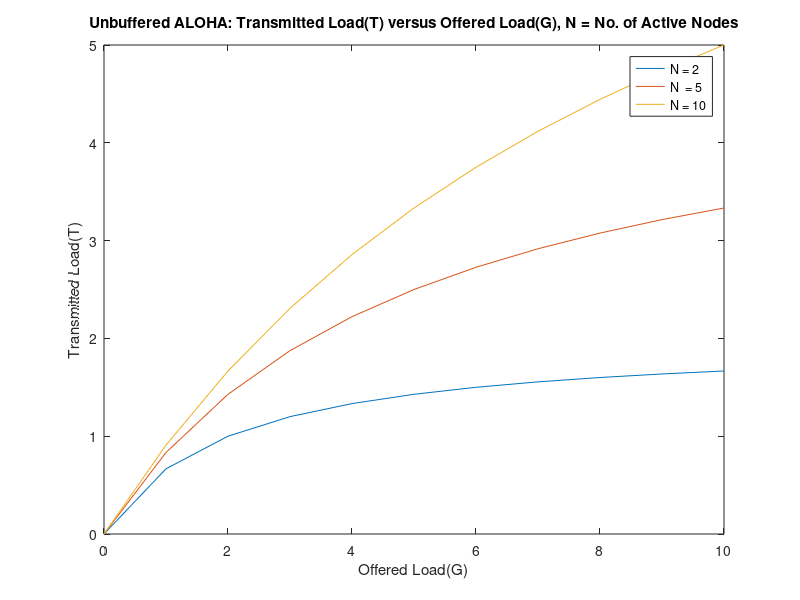

Here is the MATLAB script that generated this plot:
%%========================================================================================================================================================================
%%                  OUTPUT FOR UNBUFFERED ALOHA: ANALYSIS OF THROUGHPUT (S) AND TRANSMITTED LOAD (T) V/S OFFERED LOAD (G) 
%%========================================================================================================================================================================

N = 2;                      %% Number of nodes - needs to be parameterised in the future versions; Concretely ==> N = 2, 5, 10 and INF
T = 0.5;                    %% Initial value
dutyCycle = T/N;            %% Setting some value initially
d = 2;                      %% Packet duration
omega = 10;                 %% Packet generation rate 

S_unbuff_list = [];         %% Array to store the throuput info ====> useful info for later processing

%%================ ARRAYS USED FOR PLOTTING G VERSUS T ============================================================================================================

%%=========================================================================================================================================================================
%%                              FOR 2 ACTIVE NODES
%%=========================================================================================================================================================================
T_history_2 = [];
G_history_2 = [];

for G=0:10                                              %% G is the Offered Load
    
    T = G/(1 + G/N);                                    %% G = T / (1 - dutyCycle)
    G_history_2 = [G_history_2, G];                     %% Transmitted Load ======> Useful for plotting the graph between G and T
    T_history_2 = [T_history_2, T];
    collision1 = 1 - power((1 - dutyCycle), N - 1);     %% probability of type-1 collision
    
    P_t = exp(-omega * d);
    collision2 = 1 - power(P_t, N - 1);                 %% Throughoput for unbuffered ALOHA ===> S_unbuff
    
    S_unbuff_tmp = T*(1 - collision1)*(1 - collision2); %% Calculate this value for different values of the parameters and store it in an array
    S_unbuff_list = [S_unbuff_list, S_unbuff_tmp];      %% Appending the newest value, for plotting purposes
   
end

%%=========================================================================================================================================================================
%%                          FOR 5 ACTIVE NODES
%%=========================================================================================================================================================================
N = 5;
T_history_5 = [];
G_history_5 = [];

for G=0:10                                              %% G is the Offered Load
    
    T = G/(1 + G/N);                                    %% G = T / (1 - dutyCycle)
    G_history_5 = [G_history_5, G];
    T_history_5 = [T_history_5, T];

end
%%=========================================================================================================================================================================
%%                          FOR 10 ACTIVE NODES
%%=========================================================================================================================================================================
N = 10;
T_history_10 = [];
G_history_10 = [];

for G=0:10                                              %% G is the Offered Load
    
    T = G/(1 + G/N); 
    G_history_10 = [G_history_10, G];
    T_history_10 = [T_history_10, T];
    
end
%%=========================================================================================================================================================================
%%                          PLOTTING THE GRAPH
%%=========================================================================================================================================================================
plot(G_history_2, T_history_2, G_history_5, T_history_5, G_history_10, T_history_10);

title('Unbuffered ALOHA: Transmitted Load(T) versus Offered Load(G), N = No. of Active Nodes');
xlabel('Offered Load(G)')                               %% x-axis label; G = Average number of frames generated by the system during one frame transmission time (Unitless)
ylabel('Transmitted Load(T)')                           %% y-axis label; T = Transmitted Load

legend('N = 2', 'N  = 5', 'N = 10');
%%=========================================================================================================================================================================

